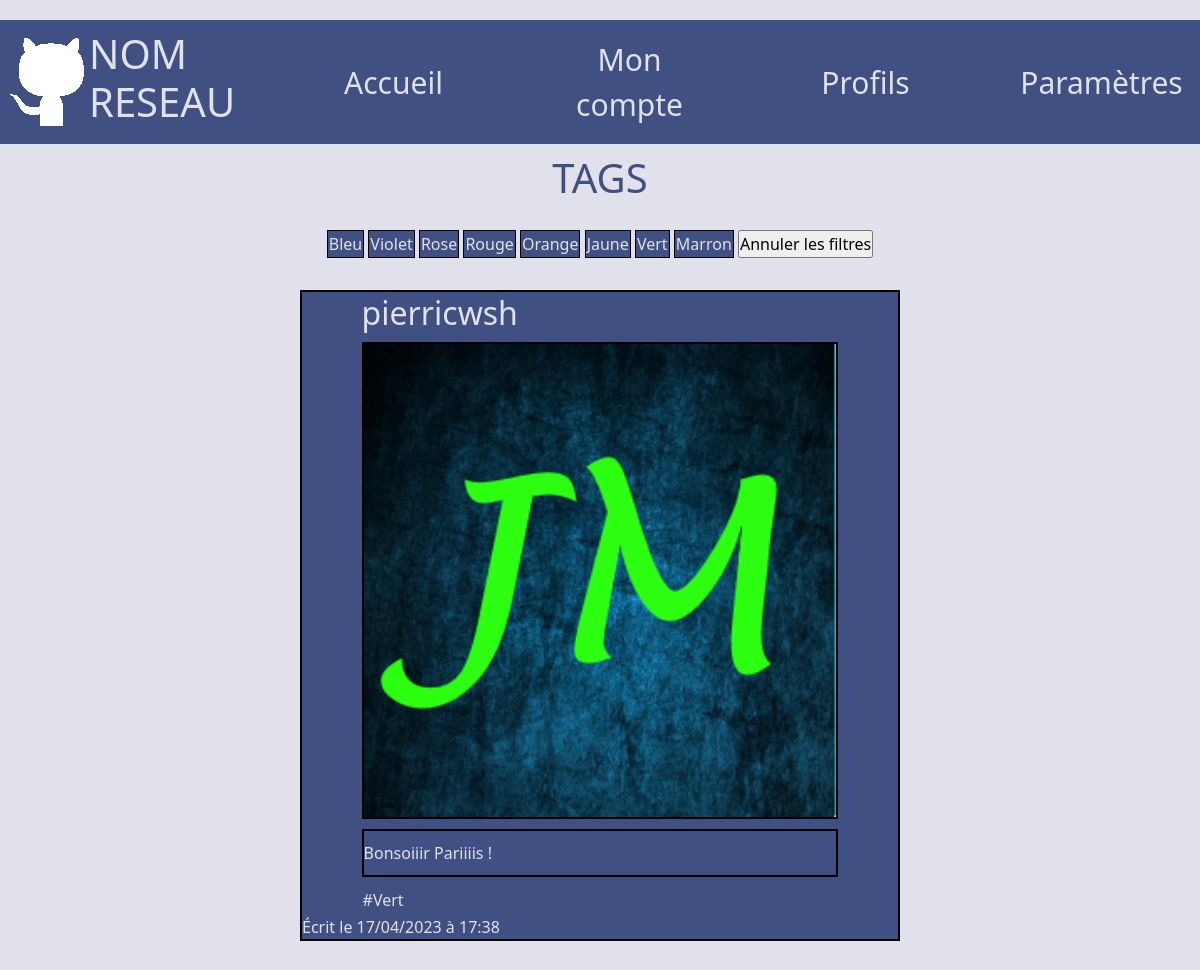
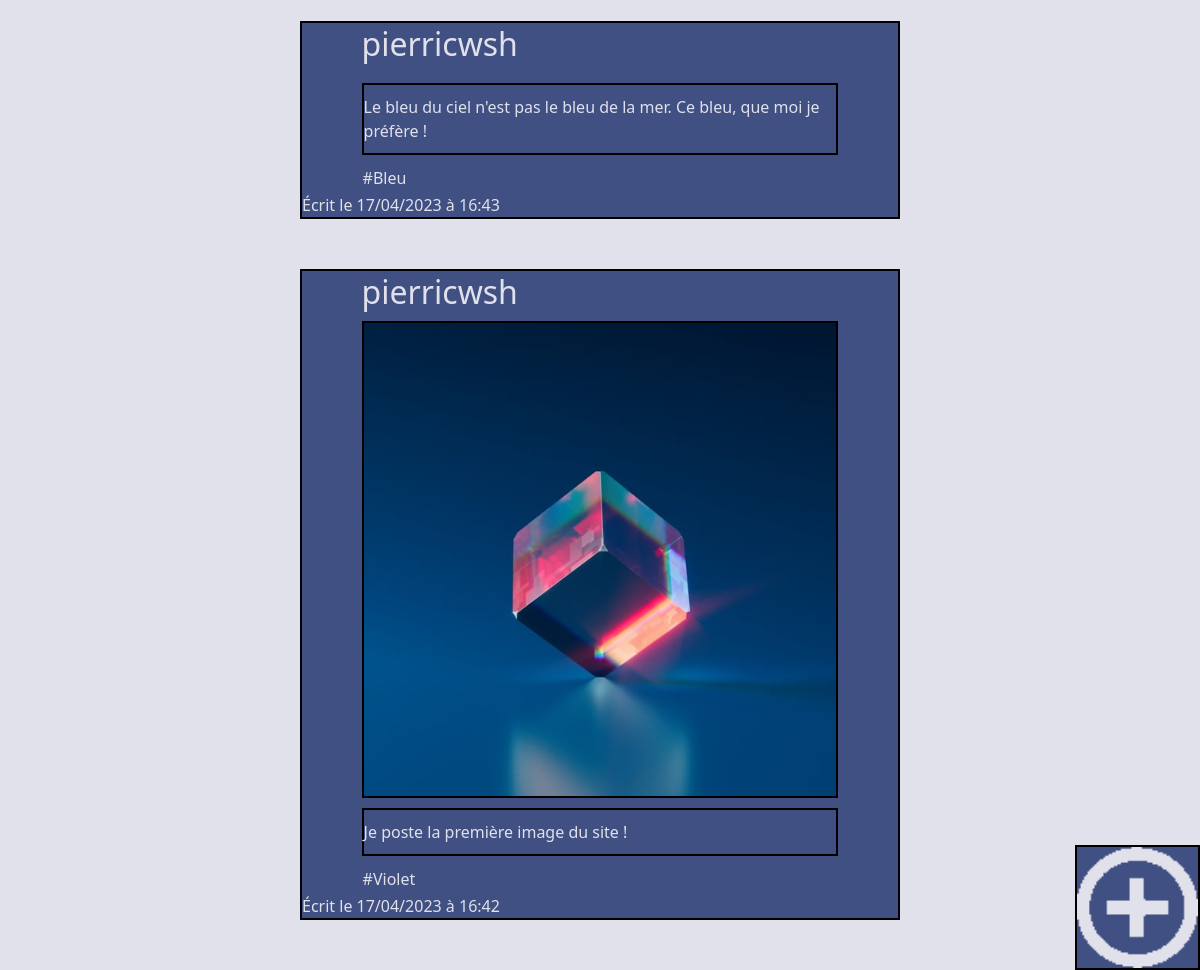
Screenshot of /accueil/index.php?pseudo=pierricwsh with the database file from the repository (2 pictures, top to bottom).
### tables this page shows
CREATE TABLE `postes` (
  `poste_id` int NOT NULL,
  `contenu` text NOT NULL,
  `user_id` int NOT NULL,
  `date` datetime NOT NULL,
  `tag` varchar(140) NOT NULL,
  `media` varchar(255) DEFAULT NULL
);

CREATE TABLE `utilisateurs` (
  `id` int NOT NULL,
  `nom` varchar(140) NOT NULL,
  `prenom` varchar(140) NOT NULL,
  `mail` varchar(140) NOT NULL,
  `pseudo` varchar(140) NOT NULL,
  `mdp` varchar(140) NOT NULL,
  `photo` varchar(250) NOT NULL
);

### accueil/index.php (called while the page is built, shortened)
<?php
require_once '../database.php';
$request = $database->prepare("SELECT * FROM postes INNER JOIN utilisateurs ON postes.user_id = utilisateurs.id ORDER BY date DESC");
$request->execute();
$postes = $request->fetchALL(PDO::FETCH_ASSOC);
if ($_SERVER['REQUEST_METHOD'] === "GET"){
    if (!empty($_GET['pseudo'])) {
        $data = [
            "pseudo" => $_GET['pseudo']
        ];
        $request = $database->prepare("SELECT * FROM postes INNER JOIN utilisateurs ON postes.user_id = utilisateurs.id WHERE pseudo LIKE :pseudo ORDER BY date DESC");
        $request->execute($data);
        $postes = $request->fetchALL(PDO::FETCH_ASSOC);
    }
}
require_once 'index.template.php';
?>

### accueil/index.template.php (the view, shortened to what this page needs)
<!DOCTYPE html>
<html lang="en">
<head>
    <link href="https://cdn.jsdelivr.net/npm/bootstrap@5.2.3/dist/css/bootstrap.min.css" rel="stylesheet"
>
    <link rel="stylesheet" href="../css/1main.css">
</head>
<body id="body" class="theme_light theme_grp2">
    <?php require_once '../navbar.php'; ?>
    <section id="zone_tags" class="offset-3 col-6">
        <h1>TAGS</h1>
        <div id="tags">
            <form method="POST">
                <input type="submit" class="tag theme_dark theme_grp1 <?php echo $_SESSION['tag_actif']?>" name="tag" value="Bleu" id="TagBleu">
                <input type="submit" class="tag theme_dark theme_grp1 <?php echo $_SESSION['tag_actif']?>" name="tag" value="Violet" id="TagViolet">
                <input type="submit" class="tag theme_dark theme_grp1 <?php echo $_SESSION['tag_actif']?>" name="tag" value="Rose" id="TagRose">
                <input type="submit" class="tag theme_dark theme_grp1 <?php echo $_SESSION['tag_actif']?>" name="tag" value="Rouge" id="TagRouge">
                <input type="submit" class="tag theme_dark theme_grp1 <?php echo $_SESSION['tag_actif']?>" name="tag" value="Orange" id="TagOrange">
                <input type="submit" class="tag theme_dark theme_grp1 <?php echo $_SESSION['tag_actif']?>" name="tag" value="Jaune" id="TagJaune">
                <input type="submit" class="tag theme_dark theme_grp1 <?php echo $_SESSION['tag_actif']?>" name="tag" value="Vert" id="TagVert">
                <input type="submit" class="tag theme_dark theme_grp1 <?php echo $_SESSION['tag_actif']?>" name="tag" value="Marron" id="TagMarron">
                <input type="submit" name="tag" value="Annuler les filtres" id="TagNone">
            </form>
        </div>
    </section>
    <section id="zone_posts">
        <?php foreach ($postes as $poste): ?>
            <div class="post theme_dark theme_grp1">
                <div class="EntetePoste">
                    <h2 class="<?php echo $_SESSION['tag_actif']?>">
                        <?php echo $poste['pseudo']?>
                    </h2>
                </div>
                <?php
                if ($poste['media'] != null) {
                    echo '<img src="' . $poste['media'] . '" class ="image_post theme_dark theme_grp2" alt ="image_poste">';
                }
                ; ?>
                <p class="description <?php echo $_SESSION['tag_actif']?>">
                    <?php echo $poste['contenu'] ?>
                </p>
                <?php if (isset($poste['tag'])) {
                    echo '<p class="poste_tag theme_dark' .$_SESSION['tag_actif'] .' theme_grp1">' . $poste['tag'] . '</p>';
                } ?>
                <p class="<?php echo $_SESSION['tag_actif']?>">
                    <?php echo "Écrit le " . date("d/m/Y", strtotime($poste['date'])) . " à " . date("H:i", strtotime($poste['date'])) ?>
                </p>
            </div>
        <?php endforeach; ?>
    </section>
    <div id="bouton_poster" class="theme_dark theme_grp1">
        <img src="../img/AjouterBlanc.png" alt="ajouter" id="AjouteLight" class="PictoAjoute">
    </div>
</body>
</html>

### css/1main.css (style rules this page uses)
* { padding: 0; margin: 0; box-sizing: border-box; }
p { margin: 0; }
:root { --Light-color: #e1E1eb; --Dark-color: #405082; }

### css/bandeau.css (style rules this page uses)
#bouton_poster { height: 13vw; width: 13vw; position: fixed; z-index: 3; bottom: 0px; right: 0px; float: right; border: 2px solid black; min-height: 45px; min-width: 45px; max-height: 125px; max-width: 125px; }
.PictoAjoute { width: 100%; height: 100%; }

### css/theme.css (style rules this page uses)
.theme_dark { color: var(--Light-color); background-color: var(--Dark-color); transition: 1s; border-color: var(--Dark-color); }
.theme_light { color: var(--Dark-color); background-color: var(--Light-color); transition: 1s; border-color: var(--Light-color); }

### css/MainPosts.css (style rules this page uses)
#zone_posts { display: flex; flex-direction: column; gap: 50px; padding-bottom: 50px; justify-content: center; align-items: center; }
.post { display: flex; flex-direction: column; justify-self: center; align-self: center; width: 60%; border: 2px; border-color: black; border-style: solid; max-width: 600px; }
.EntetePoste { margin-left: 10%; margin-right: 10%; display:flex; flex-direction: row; height: 50px; align-items: center; justify-content:space-between; }
.image_post { justify-self:center; width: 80%; align-self: center; border: 2px; border-color: black; border-style: solid; }
.description { width: 80%; align-self:center; margin-top: 10px; padding-top: 10px; margin-bottom: 10px; padding-bottom: 10px; border: 2px; border-color: black; border-style: solid; }

### css/tags.css (style rules this page uses)
#zone_tags { display: flex; flex-direction: column; align-items: center; }
#tags { display: flex; flex-direction : row; flex-wrap: wrap; justify-content: center; gap: 2px; margin-bottom: 30px; margin-top: 20px; }
.tag { border: 1px solid black; padding: 1px; cursor: pointer; margin-bottom: 2px; transition: 1s; }
.poste_tag { margin-left: 10%; width: 70px; padding: 1px; margin-bottom: 2px; }

### css/compte.css (style rules this page uses)
* { padding: 0; margin: 0; box-sizing: border-box; }
p { margin: 0; }

### rows the page displays
postes: user.pseudo "pierricwsh", media (picture), contenu "Bonsoiiir Pariiiis !", tag "#Vert", date "17/04/2023", date "17:38"
postes: user.pseudo "pierricwsh", contenu "Le bleu du ciel n'est pas le bleu de la mer. Ce bleu, que moi je préfère !", tag "#Bleu", date "17/04/2023", date "16:43"
postes: user.pseudo "pierricwsh", media (picture), contenu "Je poste la première image du site !", tag "#Violet", date "17/04/2023", date "16:42"
